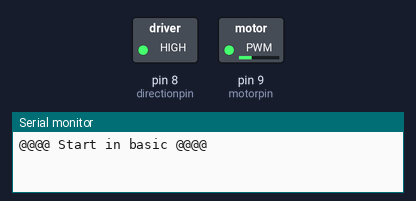
Bench run of a sketch on a simulated Arduino Uno, built with avr-gcc and run on an emulated ATmega328P. Parts: switched loads named in the sketch (green lamp = pin HIGH), the last lines printed to the serial monitor.

Above: at 0.25 s.
At 12.05 s:
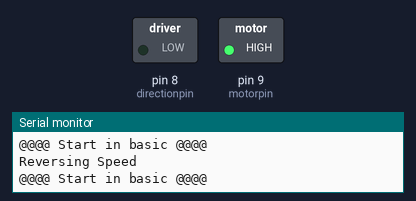
At 23.95 s:
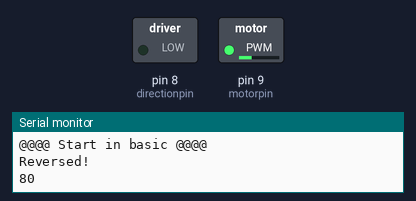
At 24.15 s:
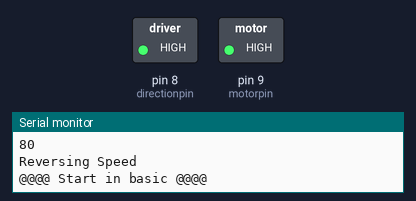
Timing chart, 0 to 31.4 s (numbered marks = the images above):
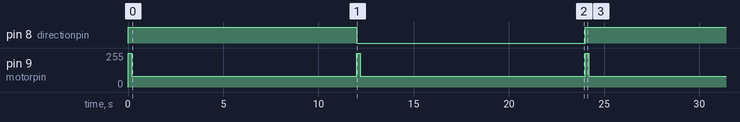

Measured:
- by itself, pin 8 (directionpin): alternates HIGH for 12.0 s and LOW for 12.0 s
- by itself, pin 9 (motorpin): alternates 255/255 for 0.20 s and 80/255 for 11.8 s

The sketch:

Hbridge_test.ino
```cpp
#include <DCmotor.h>
//#include <InterruptBasedInputs.h>

HBridgeDCmotor motor;
IntervalCheckTimer reverse_speed_check;

void setup()
{
 // motor to be controlled: it does not have pushbuttons
  int motorpin=9;
  int directionpin=8;
  // enable motor pin
  motor.setup_HBridgeDCmotor(motorpin, directionpin);


  // timer to reverse the speed measurement at given interval:
  // set the time between inversions
  int speed_reverse_ms=12000;
  reverse_speed_check.setInterCheck(speed_reverse_ms);

  // to print to screen
 Serial.begin(9600);


  int stablespeed=80;
  // this is to kick-start the motor at every change of direction
  motor.set_jumpstart(true);
  motor.start();
  motor.setSpeedPWM(stablespeed);

}

void loop()
{
  //reverse the speed every ;

  if(reverse_speed_check.isMinChekTimeElapsedAndUpdate())
  {
    Serial.println("Reversing Speed");
    motor.changedir();
    Serial.println("Reversed!");
    Serial.println( motor.getSpeedPWM() );
    Serial.println("");

  }
}
```
